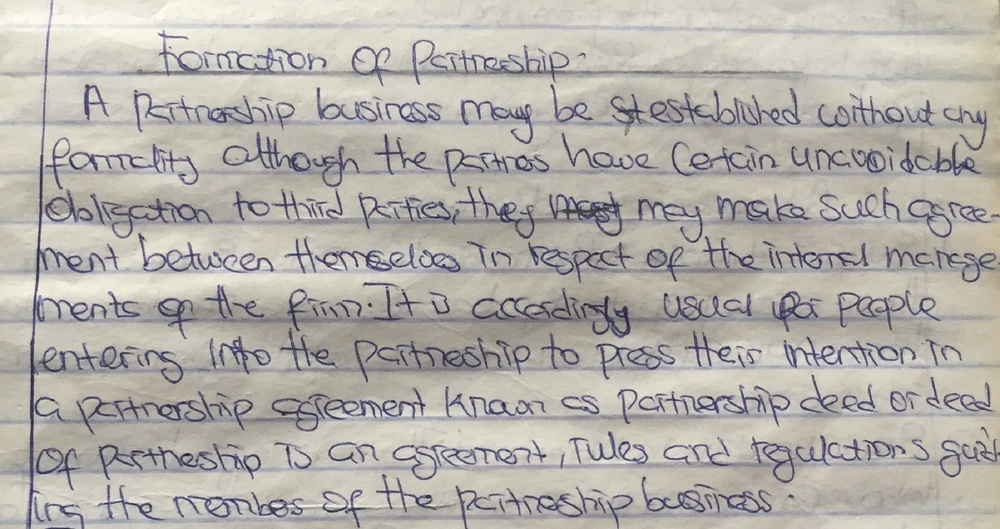
#> input picture test.jpg, 1000 x 529 px, shrunk from 2419 x 1280 before the run
$ jupyter execute --allow-errors test-ocr.ipynb
#> lines starting #> are read from the running program, lines starting #| are printed output that depends on the picture; after the words box and inside, x2 and y2 are one past the last pixel; in counts of white or black regions, pixels touching at a corner belong together
[cell 1]
import torch

#> (the rest of this cell did not finish here and is left out)

[cell 2]
import cv2
import numpy as np
from PIL import Image

def extract_lines(image_path):
#> called with image_path = 'test.jpg'
    image = cv2.imread(image_path)
#> image is the input picture: shape (529, 1000, 3); mean B, G, R 170.9, 176.4, 180.3
    gray = cv2.cvtColor(image, cv2.COLOR_BGR2GRAY)
    _, binary = cv2.threshold(gray, 127, 255, cv2.THRESH_BINARY_INV + cv2.THRESH_OTSU)
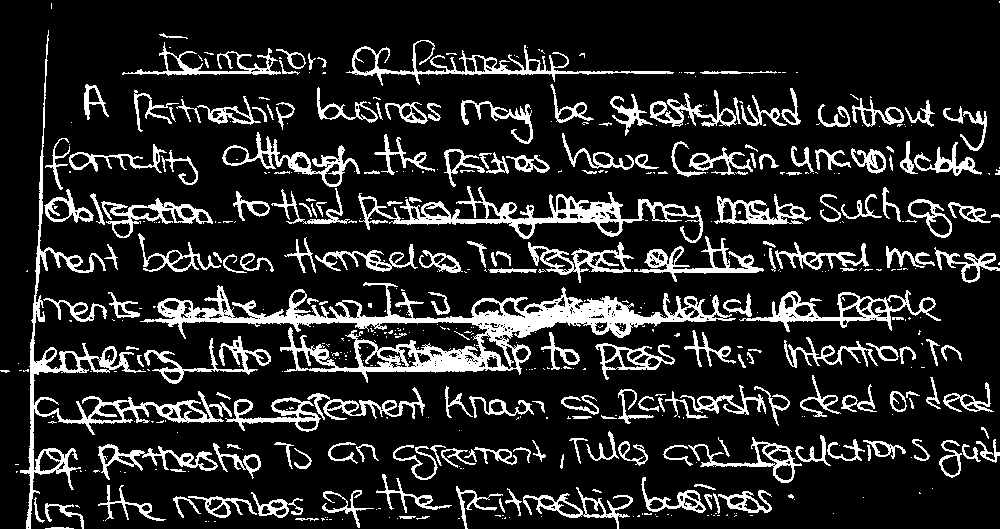
#> binary: shape (529, 1000); 14.9% white; 541 white regions (336 under 20 px), largest, box (x1, y1, x2, y2) and area: (140, 282, 736, 383) 13178, (20, 30, 232, 529) 5744, (358, 186, 703, 243) 4283

    # Dilation to join characters into lines
    kernel = cv2.getStructuringElement(cv2.MORPH_RECT, (1, 5))
    dilated = cv2.dilate(binary, kernel, iterations=1)
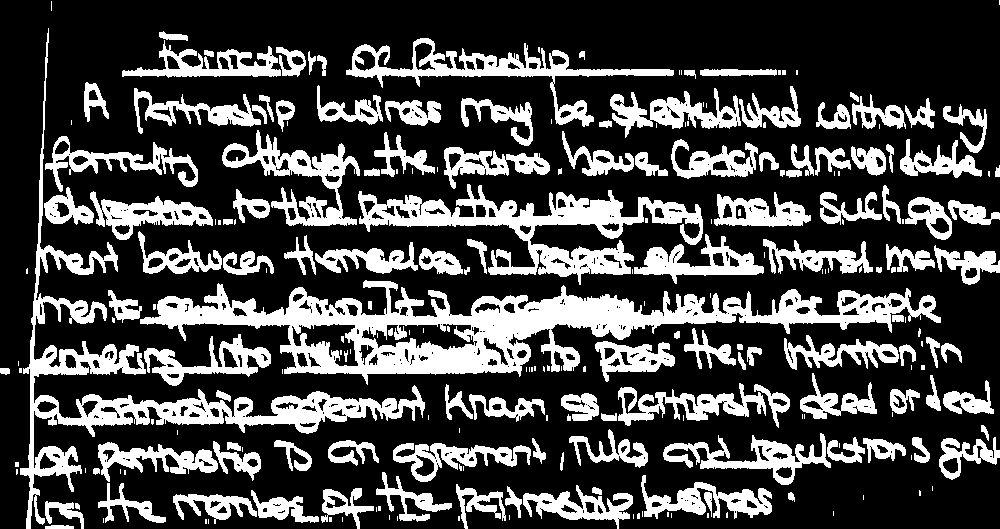
#> dilated: shape (529, 1000); 27.4% white; 237 white regions (103 under 20 px)

    # Find contours (lines)
    contours, _ = cv2.findContours(dilated, cv2.RETR_EXTERNAL, cv2.CHAIN_APPROX_SIMPLE)
#> contours = 227 contours, 106 with area under 20; largest, box (x1, y1, x2, y2) and area: (140, 280, 941, 385) 29364, (20, 28, 425, 529) 13982, (358, 184, 703, 285) 10402, (346, 38, 674, 127) 5434, (222, 130, 360, 226) 4064

    lines = []
    for cnt in sorted(contours, key=lambda c: cv2.boundingRect(c)[1]):  # Sort top to bottom
        x, y, w, h = cv2.boundingRect(cnt)
        line_img = image[y:y+h, x:x+w]
        pil_img = Image.fromarray(cv2.cvtColor(line_img, cv2.COLOR_BGR2RGB))
        lines.append(pil_img)
#> this loop made 227 passes
#> (x, y, w, h) on passes 3 to 5: (20, 28, 405, 501), (159, 31, 29, 10), (346, 38, 328, 89)
#> pass 3, in extract_lines, `line_img = image[y:y+h, x:x+w]`:
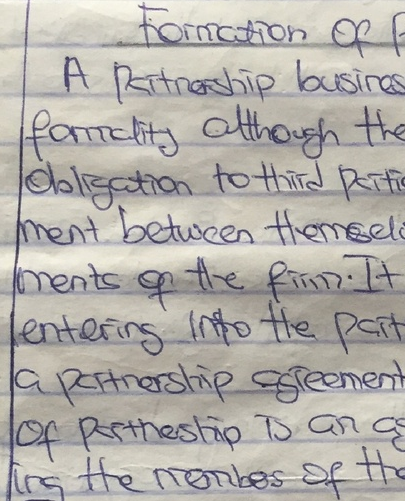
#> line_img: shape (501, 405, 3); mean B, G, R 171.4, 175.7, 179.2
#> after the loop, lines = 227 items
    return lines

[cell 3]
from transformers import TrOCRProcessor, VisionEncoderDecoderModel
import torch

#> (the rest of this cell did not finish here and is left out)

[cell 4]
image_path = "test.jpg"
lines = extract_lines(image_path)
#> lines = 227 items

all_text = []
#> (the rest of this cell did not finish here and is left out)
